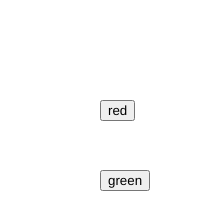
Frame 1 (no input)
Frame 60 (no input): identical to frame 1, image omitted
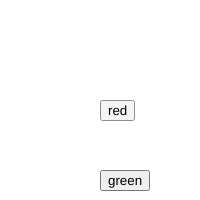
Frame 120 (the mouse pressed at the canvas centre since frame 60)

The p5.js sketch that drew these frames (run headless with seeded random() and noise() and a simulated clock; from frame 60 on, the mouse is pressed at the canvas centre):

// p5.js sketch
// ── sketch.js
var btn_red;
var btn_green;


function setup() {
    createCanvas(200, 200)
    //background(0)
    btn_red = createButton("red")
    btn_red.position(100, 100)
    btn_green = createButton("green")
    btn_green.position(100, 170)
    
}

function redbg() {
    console.log("redbg.call")
    background(255,0,0)
}
function greenbg() {
    background(0,255,0)
}



function draw() {
    // background("black")
    btn_red.mouseClicked(redbg);
    btn_green.mouseClicked(greenbg)
}
